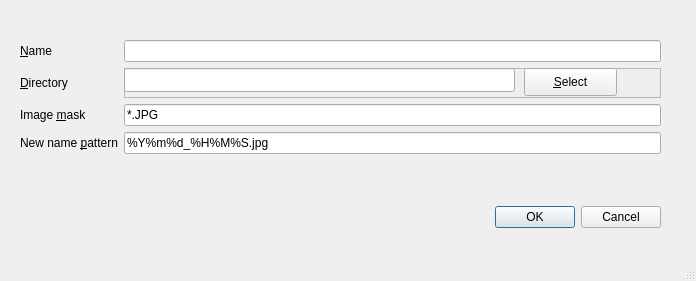
<?xml version="1.0" encoding="UTF-8"?>
<ui version="4.0">
 <class>Dialog</class>
 <widget class="QDialog" name="Dialog">
  <property name="geometry">
   <rect>
    <x>0</x>
    <y>0</y>
    <width>696</width>
    <height>281</height>
   </rect>
  </property>
  <property name="windowTitle">
   <string>Profile</string>
  </property>
  <property name="sizeGripEnabled">
   <bool>true</bool>
  </property>
  <widget class="QWidget" name="layoutWidget">
   <property name="geometry">
    <rect>
     <x>20</x>
     <y>40</y>
     <width>641</width>
     <height>188</height>
    </rect>
   </property>
   <layout class="QVBoxLayout" name="verticalLayout">
    <item>
     <layout class="QFormLayout" name="formLayout">
      <property name="sizeConstraint">
       <enum>QLayout::SetNoConstraint</enum>
      </property>
      <item row="0" column="0">
       <widget class="QLabel" name="label">
        <property name="text">
         <string>&amp;Name</string>
        </property>
        <property name="buddy">
         <cstring>name</cstring>
        </property>
       </widget>
      </item>
      <item row="0" column="1">
       <widget class="QLineEdit" name="name">
        <property name="whatsThis">
         <string>&lt;html&gt;&lt;head/&gt;&lt;body&gt;&lt;p&gt;Name of the profile&lt;/p&gt;&lt;p&gt;Will be used in the &lt;span style=&quot; font-style:italic;&quot;&gt;Profiles&lt;/span&gt; menu&lt;/p&gt;&lt;/body&gt;&lt;/html&gt;</string>
        </property>
       </widget>
      </item>
      <item row="1" column="0">
       <widget class="QLabel" name="label_2">
        <property name="minimumSize">
         <size>
          <width>0</width>
          <height>24</height>
         </size>
        </property>
        <property name="text">
         <string>&amp;Directory</string>
        </property>
        <property name="buddy">
         <cstring>path</cstring>
        </property>
       </widget>
      </item>
      <item row="1" column="1">
       <widget class="QFrame" name="frame">
        <property name="minimumSize">
         <size>
          <width>0</width>
          <height>30</height>
         </size>
        </property>
        <property name="frameShape">
         <enum>QFrame::StyledPanel</enum>
        </property>
        <property name="frameShadow">
         <enum>QFrame::Raised</enum>
        </property>
        <widget class="QLineEdit" name="path">
         <property name="geometry">
          <rect>
           <x>0</x>
           <y>0</y>
           <width>391</width>
           <height>24</height>
          </rect>
         </property>
         <property name="whatsThis">
          <string>Path of the image (jpeg) files</string>
         </property>
        </widget>
        <widget class="QPushButton" name="change">
         <property name="geometry">
          <rect>
           <x>400</x>
           <y>0</y>
           <width>93</width>
           <height>28</height>
          </rect>
         </property>
         <property name="text">
          <string>&amp;Select</string>
         </property>
        </widget>
       </widget>
      </item>
      <item row="2" column="0">
       <widget class="QLabel" name="label_3">
        <property name="text">
         <string>Image &amp;mask</string>
        </property>
        <property name="buddy">
         <cstring>mask_edit</cstring>
        </property>
       </widget>
      </item>
      <item row="2" column="1">
       <widget class="QLineEdit" name="mask_edit">
        <property name="whatsThis">
         <string>Pattern of camera images (e.g. IMG*.JPG or DSCF*.JPG)</string>
        </property>
        <property name="text">
         <string>*.JPG</string>
        </property>
       </widget>
      </item>
      <item row="3" column="0">
       <widget class="QLabel" name="recurseIntoSubFolderLabel">
        <property name="text">
         <string>New name &amp;pattern</string>
        </property>
        <property name="buddy">
         <cstring>pattern</cstring>
        </property>
       </widget>
      </item>
      <item row="3" column="1">
       <widget class="QLineEdit" name="pattern">
        <property name="text">
         <string>%Y%m%d_%H%M%S.jpg</string>
        </property>
       </widget>
      </item>
     </layout>
    </item>
    <item>
     <spacer name="verticalSpacer">
      <property name="orientation">
       <enum>Qt::Vertical</enum>
      </property>
      <property name="sizeHint" stdset="0">
       <size>
        <width>20</width>
        <height>40</height>
       </size>
      </property>
     </spacer>
    </item>
    <item>
     <widget class="QDialogButtonBox" name="button_box">
      <property name="standardButtons">
       <set>QDialogButtonBox::Cancel|QDialogButtonBox::Ok</set>
      </property>
     </widget>
    </item>
   </layout>
  </widget>
 </widget>
 <tabstops>
  <tabstop>name</tabstop>
  <tabstop>path</tabstop>
  <tabstop>change</tabstop>
  <tabstop>mask_edit</tabstop>
 </tabstops>
 <resources/>
 <connections>
  <connection>
   <sender>button_box</sender>
   <signal>rejected()</signal>
   <receiver>Dialog</receiver>
   <slot>reject()</slot>
   <hints>
    <hint type="sourcelabel">
     <x>340</x>
     <y>212</y>
    </hint>
    <hint type="destinationlabel">
     <x>347</x>
     <y>140</y>
    </hint>
   </hints>
  </connection>
 </connections>
</ui>
